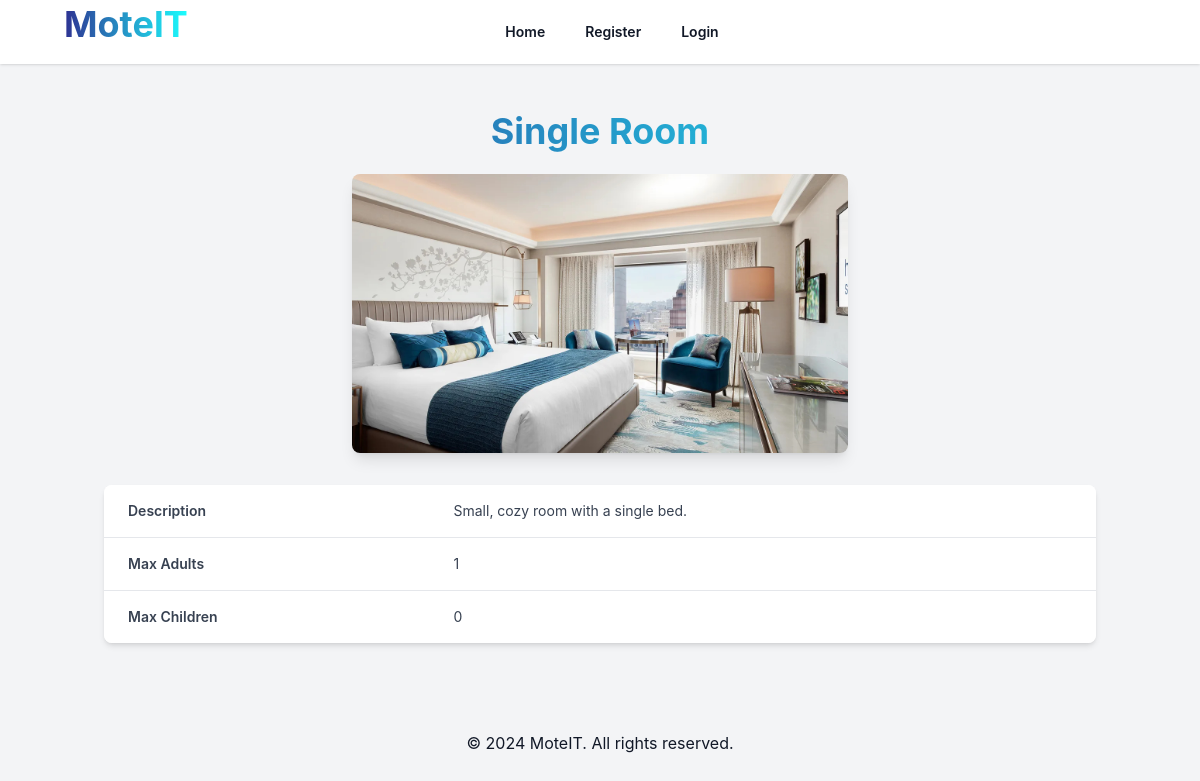
Screenshot of /public/Roomtype.php with the database file from the repository.
### tables this page shows
CREATE TABLE room_types (
    id INT AUTO_INCREMENT PRIMARY KEY,
    name VARCHAR(50) NOT NULL,
    description TEXT,
    max_adults INT NOT NULL,
    max_children INT NOT NULL,
    created_at TIMESTAMP DEFAULT CURRENT_TIMESTAMP
);

### public/Roomtype.php (called while the page is built, shortened)
<?php
include __DIR__ . '/../app/views/layouts/main.php';
?>

### app/views/Roomtype.php (the view, shortened to what this page needs)
<?php
$servername = "localhost";
$username = "root";
$password = "";
$dbname = "roombooking";
$conn = new mysqli($servername, $username, $password, $dbname);
$room = $_GET['room'] ?? 'single';
$sql = "SELECT name, description, max_adults, max_children FROM room_types WHERE name LIKE ?";
$stmt = $conn->prepare($sql);
$roomType = ucfirst($room) . " Room";
$stmt->bind_param('s', $roomType);
$stmt->execute();
$result = $stmt->get_result();
$roomInfo = $result->fetch_assoc();
$imagePath = "/Roombooking/public/images/" . ucfirst($room) . ".webp";
?>
<body class="bg-gray-100 font-sans leading-normal tracking-normal">
    <main class="container mx-auto mt-6">
        <section class="text-center mb-10">
            <h2 class="text-4xl font-bold mb-4 leading-normal bg-clip-text text-transparent bg-gradient-to-r from-[#2E3192] to-[#1BFFFF]"><?php echo htmlspecialchars($roomInfo['name']); ?></h2>
            <img src="<?php echo htmlspecialchars($imagePath); ?>" alt="<?php echo htmlspecialchars($roomInfo['name']); ?>" class="w-1/2 h-auto object-cover rounded-lg shadow-lg mx-auto">
            <div class="mt-8 flex justify-center">
                <table class="min-w-full bg-white shadow-md rounded-lg overflow-hidden">
                    <tbody class="bg-white divide-y divide-gray-200">
                        <tr>
                            <td class="py-4 px-6 text-left text-sm font-semibold text-gray-700">Description</td>
                            <td class="py-4 px-6 text-left text-sm text-gray-700"><?php echo htmlspecialchars($roomInfo['description']); ?></td>
                        </tr>
                        <tr>
                            <td class="py-4 px-6 text-left text-sm font-semibold text-gray-700">Max Adults</td>
                            <td class="py-4 px-6 text-left text-sm text-gray-700"><?php echo htmlspecialchars($roomInfo['max_adults']); ?></td>
                        </tr>
                        <tr>
                            <td class="py-4 px-6 text-left text-sm font-semibold text-gray-700">Max Children</td>
                            <td class="py-4 px-6 text-left text-sm text-gray-700"><?php echo htmlspecialchars($roomInfo['max_children']); ?></td>
                        </tr>
                    </tbody>
                </table>
            </div>
        </section>
    </main>
</body>

### public/css/styles.css (style rules this page uses)
html, :host { line-height: 1.5; -webkit-text-size-adjust: 100%; -moz-tab-size: 4; -o-tab-size: 4; tab-size: 4; font-family: ui-sans-serif, system-ui, sans-serif, "Apple Color Emoji", "Segoe UI Emoji", "Segoe UI Symbol", "Noto Color Emoji"; font-feature-settings: normal; font-variation-settings: normal; -webkit-tap-highlight-color: transparent; }
body { margin: 0; line-height: inherit; }
h1, h2, h3, h4, h5, h6 { font-size: inherit; font-weight: inherit; }
table { text-indent: 0; border-color: inherit; border-collapse: collapse; }
blockquote, dl, dd, h1, h2, h3, h4, h5, h6, hr, figure, p, pre { margin: 0; }
img, svg, video, canvas, audio, iframe, embed, object { display: block; vertical-align: middle; }
img, video { max-width: 100%; height: auto; }
.container { width: 100%; }
@media (min-width: 640px) { .container { max-width: 640px; } }
@media (min-width: 768px) { .container { max-width: 768px; } }
@media (min-width: 1024px) { .container { max-width: 1024px; } }
.mx-auto { margin-left: auto; margin-right: auto; }
.mb-10 { margin-bottom: 2.5rem; }
.mb-4 { margin-bottom: 1rem; }
.mt-6 { margin-top: 1.5rem; }
.mt-8 { margin-top: 2rem; }
.flex { display: flex; }
.h-auto { height: auto; }
.w-1\/2 { width: 50%; }
.min-w-full { min-width: 100%; }
.justify-center { justify-content: center; }
.divide-y > :not([hidden]) ~ :not([hidden]) { --tw-divide-y-reverse: 0; border-top-width: calc(1px * calc(1 - var(--tw-divide-y-reverse))); border-bottom-width: calc(1px * var(--tw-divide-y-reverse)); }
.divide-gray-200 > :not([hidden]) ~ :not([hidden]) { --tw-divide-opacity: 1; border-color: rgb(229 231 235 / var(--tw-divide-opacity)); }
.overflow-hidden { overflow: hidden; }
.rounded-lg { border-radius: 0.5rem; }
.bg-gray-100 { --tw-bg-opacity: 1; background-color: rgb(243 244 246 / var(--tw-bg-opacity)); }
.bg-white { --tw-bg-opacity: 1; background-color: rgb(255 255 255 / var(--tw-bg-opacity)); }
.bg-gradient-to-r { background-image: linear-gradient(to right, var(--tw-gradient-stops)); }
.from-\[\#2E3192\] { --tw-gradient-from: #2E3192 var(--tw-gradient-from-position); --tw-gradient-to: rgb(46 49 146 / 0) var(--tw-gradient-to-position); --tw-gradient-stops: var(--tw-gradient-from), var(--tw-gradient-to); }
.to-\[\#1BFFFF\] { --tw-gradient-to: #1BFFFF var(--tw-gradient-to-position); }
.bg-clip-text { -webkit-background-clip: text; background-clip: text; }
.object-cover { -o-object-fit: cover; object-fit: cover; }
.px-6 { padding-left: 1.5rem; padding-right: 1.5rem; }
.py-4 { padding-top: 1rem; padding-bottom: 1rem; }
.text-left { text-align: left; }
.text-center { text-align: center; }
.text-4xl { font-size: 2.25rem; line-height: 2.5rem; }
.text-sm { font-size: 0.875rem; line-height: 1.25rem; }
.font-bold { font-weight: 700; }
.font-semibold { font-weight: 600; }
.leading-normal { line-height: 1.5; }
.text-gray-700 { --tw-text-opacity: 1; color: rgb(55 65 81 / var(--tw-text-opacity)); }
.text-transparent { color: transparent; }
.shadow-lg { --tw-shadow: 0 10px 15px -3px rgb(0 0 0 / 0.1), 0 4px 6px -4px rgb(0 0 0 / 0.1); --tw-shadow-colored: 0 10px 15px -3px var(--tw-shadow-color), 0 4px 6px -4px var(--tw-shadow-color); box-shadow: var(--tw-ring-offset-shadow, 0 0 #0000), var(--tw-ring-shadow, 0 0 #0000), var(--tw-shadow); }
.shadow-md { --tw-shadow: 0 4px 6px -1px rgb(0 0 0 / 0.1), 0 2px 4px -2px rgb(0 0 0 / 0.1); --tw-shadow-colored: 0 4px 6px -1px var(--tw-shadow-color), 0 2px 4px -2px var(--tw-shadow-color); box-shadow: var(--tw-ring-offset-shadow, 0 0 #0000), var(--tw-ring-shadow, 0 0 #0000), var(--tw-shadow); }

### rows the page displays
room_types: description "Small, cozy room with a single bed.", max_adults "1", max_children "0"
